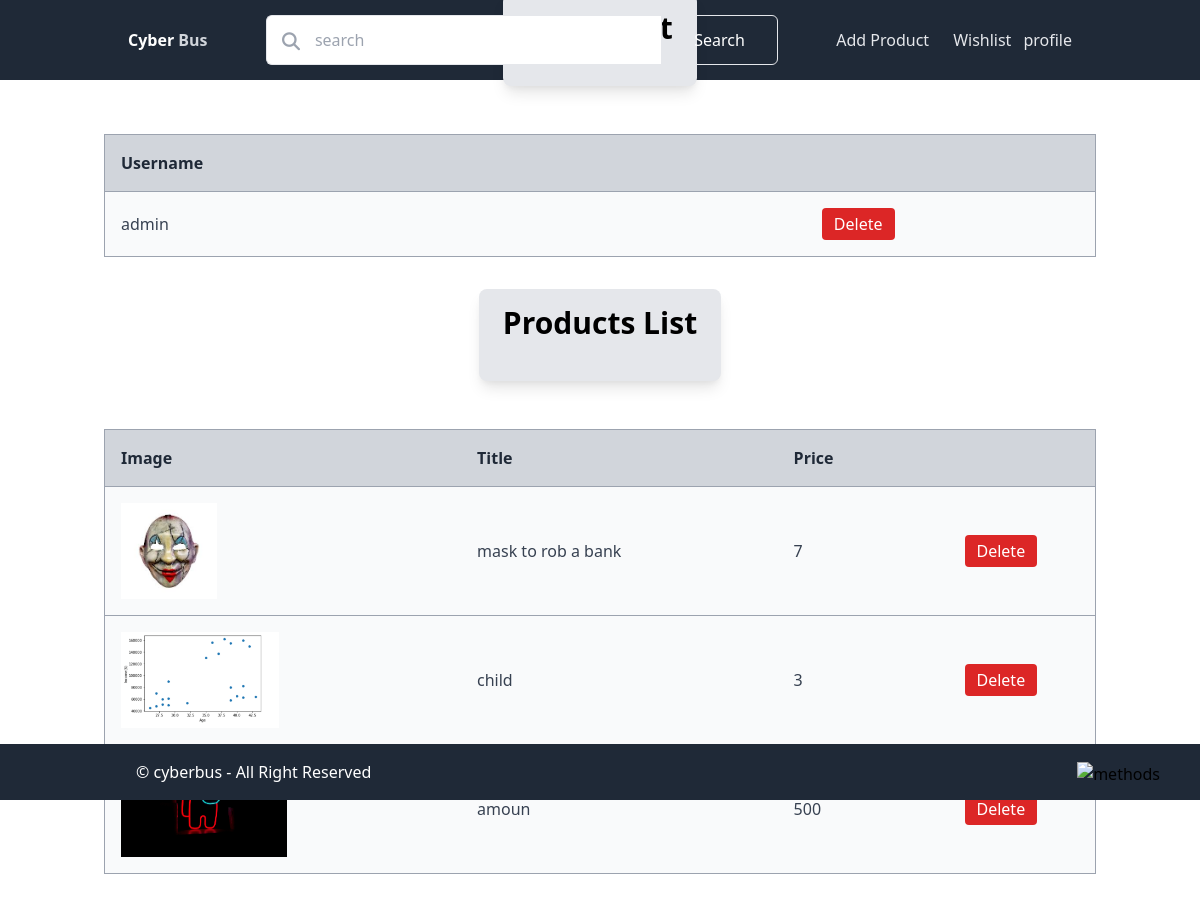
/admin (signed in), run on the app's committed database.
### tables this page shows
CREATE TABLE products (
			id INTEGER PRIMARY KEY AUTOINCREMENT,
            img TEXT NOT NULL,
			title TEXT NOT NULL,
            price INTEGER NOT NULL
		);

### app.py (the view)
@app.route('/admin', methods=['GET', 'POST'])
def admin_panel():
    if 'username' in session:
        print(session['username'])
        if session['username'] == 'admin':
            users = db.get_all_users(userdb_connection)
            products = db.get_all_products(productdb_connection)
            print(f"Users: {users}")  # Debugging line
            print(f"Products: {products}")  # Debugging line
            return render_template('panel.html', users = users, products = products)
        else:
            return f"Welcome, {session['username']}!"
    return "You are not logged in"

### db.py (called while the page is built)
def get_all_users(connection):
    cursor = connection.cursor()
    cursor.execute('''
        SELECT username FROM users
    ''')
    users = cursor.fetchall()
    return [{"username": user[0]} for user in users]

def get_all_products(connection):
    cursor = connection.cursor()
    cursor.execute('''
        SELECT * FROM products
    ''')
    products = cursor.fetchall()
    return products

### templates/panel.html (shortened to what this page needs)
{% extends "layout.html" %}
{% block content %}
<div class="container mx-auto px-4 py-8">
    <div class="text-center mb-12">
        <div class="inline-block px-6 py-4 bg-gray-200 rounded-lg shadow-lg">
            <h1 class="text-3xl font-bold mb-6">Users List</h1>
        </div>
    </div>
    <table class="w-full border-collapse border border-gray-400 mb-8 bg-gray-50">
        <thead class="bg-gray-300 text-gray-800">
            <tr>
                <th class="p-4 border-b border-gray-400 text-left">Username</th>
                <th class="p-4 border-b border-gray-400 text-left"></th>
            </tr>
        </thead>
        <tbody class="text-gray-700">
            {% for user in users %}
            <tr>
                <td class="p-4 border-b border-gray-400">{{ user.username }}</td>
                <td class="p-4 border-b border-gray-400 text-center">
                    <form action="{{ url_for('delete_user') }}" method="POST" style="display:inline;">
                        <button type="submit" class="bg-red-600 text-white py-1 px-3 rounded hover:bg-red-500">Delete</button>
                    </form>
                </td>
            </tr>
            {% else %}
            <tr>
                <td colspan="2" class="p-4 text-center">No users found.</td>
            </tr>
            {% endfor %}
        </tbody>
    </table>
    <div class="text-center mb-12">
        <div class="inline-block px-6 py-4 bg-gray-200 rounded-lg shadow-lg">
            <h1 class="text-3xl font-bold mb-6">Products List</h1>
        </div>
    </div>
    <table class="w-full border-collapse border border-gray-400 bg-gray-50">
        <thead class="bg-gray-300 text-gray-800">
            <tr>
                <th class="p-4 border-b border-gray-400 text-left">Image</th>
                <th class="p-4 border-b border-gray-400 text-left">Title</th>
                <th class="p-4 border-b border-gray-400 text-left">Price</th>
                <th class="p-4 border-b border-gray-400 text-left"></th>
            </tr>
        </thead>
        <tbody class="text-gray-700">
            {% for product in products %}
            <tr>
                <td class="p-4 border-b border-gray-400">
                    <img src="{{ url_for('static', filename='uploads/' + product[1]) }}" alt="{{ product[2] }}" class="max-w-24 max-h-24">
                </td>
                <td class="p-4 border-b border-gray-400">{{ product[2] }}</td>
                <td class="p-4 border-b border-gray-400">{{ product[3] }}</td>
                <td class="p-4 border-b border-gray-400 text-center">
                    <form action="{{ url_for('delete_product') }}" method="POST" style="display:inline;">
                        <button type="submit" class="bg-red-600 text-white py-1 px-3 rounded hover:bg-red-500">Delete</button>
                    </form>
                </td>
            </tr>
            {% else %}
            <tr>
                <td colspan="4" class="p-4 text-center">No products found.</td>
            </tr>
            {% endfor %}
        </tbody>
    </table>
</div>
{% endblock %}

### static/css/styling/style.css (style rules this page uses)
html, :host { line-height: 1.5; -webkit-text-size-adjust: 100%; -moz-tab-size: 4; -o-tab-size: 4; tab-size: 4; font-family: ui-sans-serif, system-ui, sans-serif, "Apple Color Emoji", "Segoe UI Emoji", "Segoe UI Symbol", "Noto Color Emoji"; font-feature-settings: normal; font-variation-settings: normal; -webkit-tap-highlight-color: transparent; }
body { margin: 0; line-height: inherit; }
h1, h2, h3, h4, h5, h6 { font-size: inherit; font-weight: inherit; }
table { text-indent: 0; border-color: inherit; border-collapse: collapse; }
button, input, optgroup, select, textarea { font-family: inherit; font-feature-settings: inherit; font-variation-settings: inherit; font-size: 100%; font-weight: inherit; line-height: inherit; letter-spacing: inherit; color: inherit; margin: 0; padding: 0; }
button, select { text-transform: none; }
button, input:where([type='button']), input:where([type='reset']), input:where([type='submit']) { -webkit-appearance: button; background-color: transparent; background-image: none; }
blockquote, dl, dd, h1, h2, h3, h4, h5, h6, hr, figure, p, pre { margin: 0; }
button, [role="button"] { cursor: pointer; }
img, svg, video, canvas, audio, iframe, embed, object { display: block; vertical-align: middle; }
img, video { max-width: 100%; height: auto; }

### data on the page
products: img (picture), title "mask to rob a bank", price "7"
products: img (picture), title "child", price "3"
products: img (picture), title "amoun", price "500"

### other printed values
{{ user.username }} "admin"
